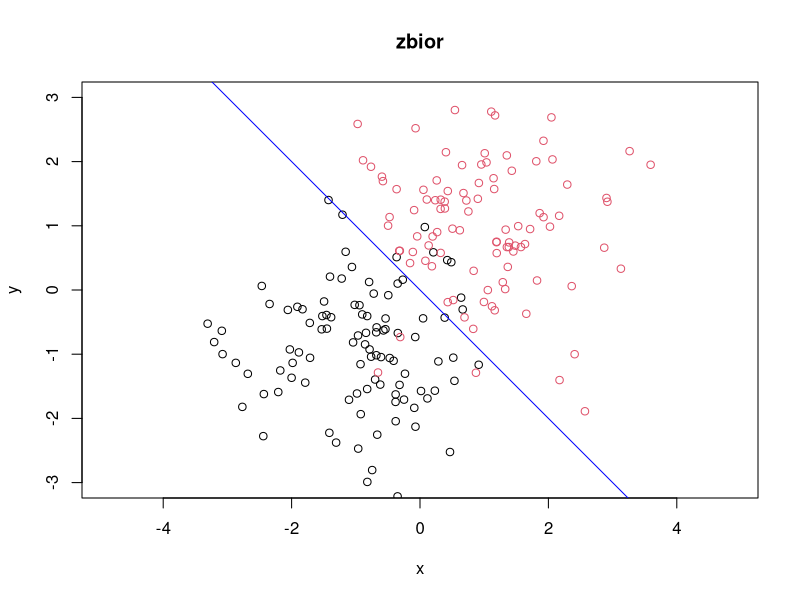
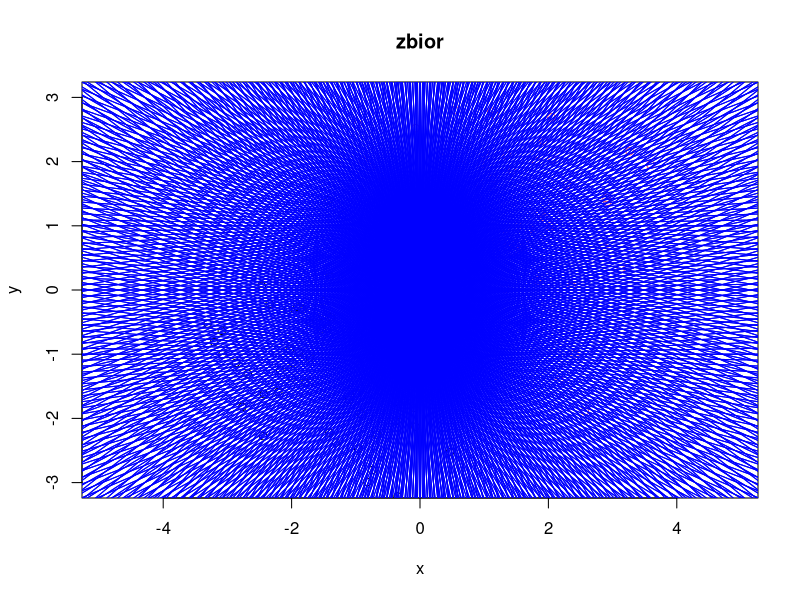
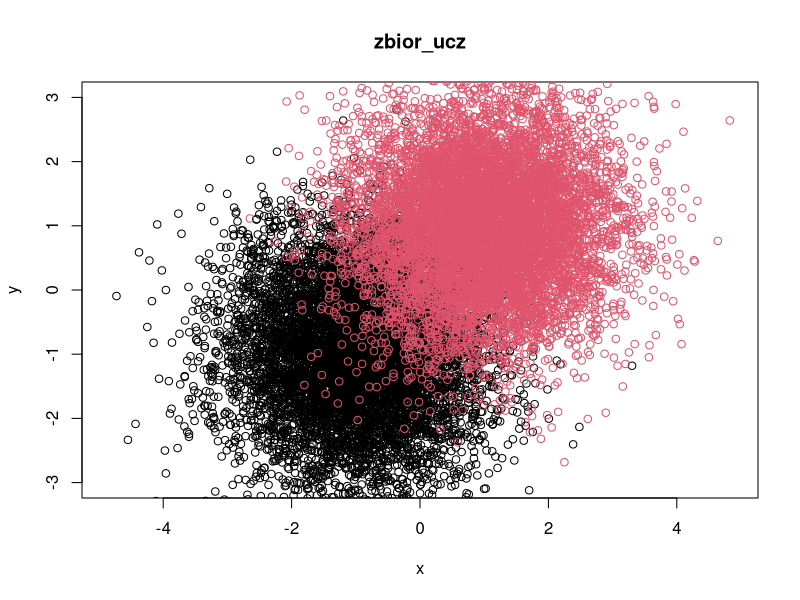
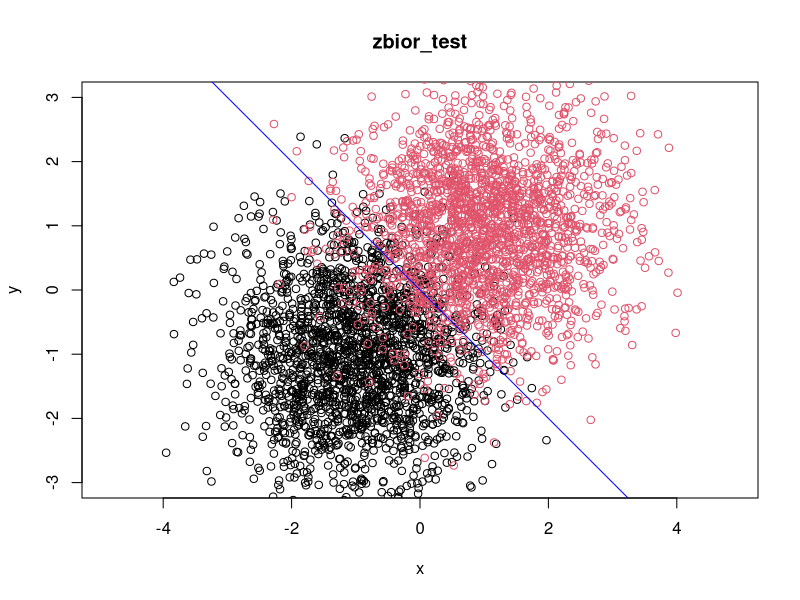

These charts were generated, in order, by the following R code: (Note: a time limit stopped this script after it produced the figures.)
library(MASS)

blad = function(E1, E2)
{
  sum(E1 != E2) / length(E1)
}

generujZbior = function(srednia1, srednia2, n)
{
  dane1 = mvrnorm(n, srednia1, Sigma = diag(c(1, 1)))
  ramka1 = data.frame(x = dane1[, 1], y = dane1[, 2], etykieta = rep(1, nrow(dane1)))
  
  dane2 = mvrnorm(n, srednia2, Sigma = diag(c(1, 1)))
  ramka2 = data.frame(x = dane2[, 1], y = dane2[, 2], etykieta = rep(2, nrow(dane2)))
  
  ramka = rbind(ramka1, ramka2)
}

rysujZbior = function(zbior)
{
  plot(
    NULL, 
    asp = 1, 
    xlim = c(-3, 3), 
    ylim = c(-3, 3),
    xlab = "x", 
    ylab = "y", 
    main = deparse(substitute(zbior))
  )
  points(zbior, col = zbior$etykieta)
}

set.seed(1)
zbior = generujZbior(c(-1, -1), c(1, 1), 100)
rysujZbior(zbior)

obliczBlad = function(zbior, przesuniecie, kat)
{
  a = tan(kat*pi/180) # y=ax+b
  b = przesuniecie
  etyk = rep(2, nrow(zbior))
  etyk[zbior$y < a * zbior$x + b] = 1
  blad(etyk, zbior$etykieta)
}

rysujLinie = function(przesuniecie, kat, kolor = "blue")
{
  abline(przesuniecie, tan(kat*pi/180), col = kolor) # y=a+bx
}

przesuniecie = 0
kat = 135
obliczBlad(zbior, przesuniecie, kat)
rysujLinie(przesuniecie, kat)

uczLin = function(zbior, przesuniecia, katy, rysuj = FALSE)
{
  b_min = 1
  p_min = 0
  k_min = 0
  
  for (p in przesuniecia)
  {
    for (k in katy)
    {
      b = obliczBlad(zbior, p, k)
      if (b < b_min)
      {
        b_min = b
        p_min = p
        k_min = k
      }
      if (rysuj) rysujLinie(p, k)
    }
  }
  list(blad = b_min, przesuniecie = p_min, kat = k_min)
}

rysujZbior(zbior)
model = uczLin(zbior, -1:1, seq(0, 360, 1), rysuj = TRUE)
model


#############################


obliczBladPP = function(zbior_ucz, przesuniecia, katy)
{
  model = uczLin(zbior_ucz, przesuniecia, katy)
  
  obliczBlad(zbior_ucz, model$przesuniecie, model$kat)
}

obliczBladTest = function(zbior_ucz, zbior_test, przesuniecia, katy)
{
  model = uczLin(zbior_ucz, przesuniecia, katy)
  
  obliczBlad(zbior_test, model$przesuniecie, model$kat)
}

obliczBladCV = function(zbior_ucz, przesuniecia, katy)
{
  n = nrow(zbior_ucz)
  bledy = vector("numeric", n)
  
  for (i in 1:n)
  {
    zb_test = zbior_ucz[ i, ] # jeden element (wiersz)
    zb_ucz  = zbior_ucz[-i, ]
    
    model = uczLin(zb_ucz, przesuniecia, katy)
    
    bledy[i] = obliczBlad(zb_test, model$przesuniecie, model$kat)
  }
  mean(bledy)
}

###

set.seed(1)

zbior_ucz  = generujZbior(c(-1,-1), c(1,1), 8000)
zbior_test = generujZbior(c(-1,-1), c(1,1), 2000)

rysujZbior(zbior_ucz)
rysujZbior(zbior_test)
rysujLinie(przesuniecie, kat)

przesuniecia = 0
katy = seq(0, 360, 5)

obliczBladPP(zbior_ucz, przesuniecia, katy)
# 0.0875
obliczBladTest(zbior_ucz, zbior_test, przesuniecia, katy)
# 0.0975
obliczBladCV(zbior_ucz, przesuniecia, katy)
# 0.095
